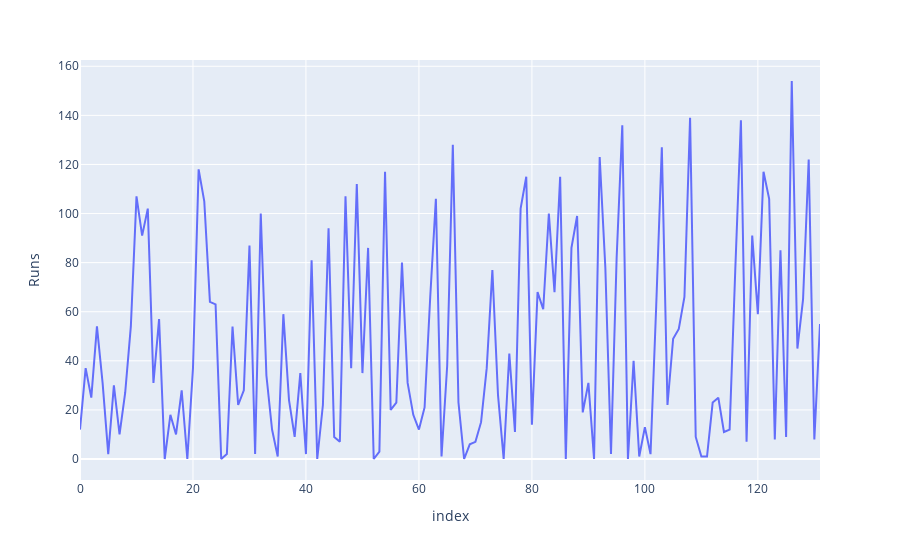

Notebook cell for this chart:
### Code cell
matches=df.index
figure=px.line(df,x=matches,y='Runs')
figure.show()

### Figure 1 — Plotly figure (JSON) as saved in the notebook; plotly's stock layout.template omitted (floating-point values rounded to 4 significant figures; data arrays with more than 128 entries replaced by an {"elided": "..."} marker saying what was removed)
{"data": [{"hovertemplate": "index=%{x}<br>Runs=%{y}<extra></extra>", "legendgroup": "", "line": {"color": "#636efa", "dash": "solid"}, "marker": {"symbol": "circle"}, "mode": "lines", "name": "", "orientation": "v", "showlegend": false, "type": "scatter", "x": {"elided": "132 int values"}, "xaxis": "x", "y": {"elided": "132 int values"}, "yaxis": "y"}], "layout": {"legend": {"tracegroupgap": 0}, "margin": {"t": 60}, "xaxis": {"anchor": "y", "domain": [0, 1], "title": {"text": "index"}}, "yaxis": {"anchor": "x", "domain": [0, 1], "title": {"text": "Runs"}}}}
